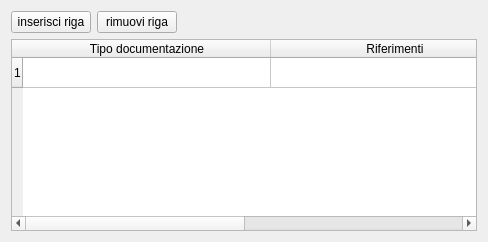
       <widget class="QWidget" name="tab_7">
        <attribute name="title">
         <string>Documentazione</string>
        </attribute>
        <layout class="QGridLayout" name="gridLayout_11">
         <item row="0" column="0">
          <layout class="QHBoxLayout" name="horizontalLayout_6">
           <property name="rightMargin">
            <number>5</number>
           </property>
           <item>
            <widget class="QPushButton" name="pushButton_insert_row_documentazione">
             <property name="font">
              <font>
               <pointsize>9</pointsize>
              </font>
             </property>
             <property name="text">
              <string>inserisci riga</string>
             </property>
            </widget>
           </item>
           <item>
            <widget class="QPushButton" name="pushButton_remove_row_documentazione">
             <property name="font">
              <font>
               <pointsize>9</pointsize>
              </font>
             </property>
             <property name="text">
              <string>rimuovi riga</string>
             </property>
            </widget>
           </item>
          </layout>
         </item>
         <item row="0" column="1">
          <spacer name="horizontalSpacer_7">
           <property name="orientation">
            <enum>Qt::Horizontal</enum>
           </property>
           <property name="sizeHint" stdset="0">
            <size>
             <width>289</width>
             <height>20</height>
            </size>
           </property>
          </spacer>
         </item>
         <item row="1" column="0" colspan="2">
          <widget class="QTableWidget" name="tableWidget_documentazione">
           <property name="frameShape">
            <enum>QFrame::StyledPanel</enum>
           </property>
           <property name="frameShadow">
            <enum>QFrame::Raised</enum>
           </property>
           <property name="verticalScrollBarPolicy">
            <enum>Qt::ScrollBarAsNeeded</enum>
           </property>
           <property name="horizontalScrollBarPolicy">
            <enum>Qt::ScrollBarAsNeeded</enum>
           </property>
           <property name="editTriggers">
            <set>QAbstractItemView::AnyKeyPressed|QAbstractItemView::DoubleClicked|QAbstractItemView::EditKeyPressed</set>
           </property>
           <property name="selectionMode">
            <enum>QAbstractItemView::SingleSelection</enum>
           </property>
           <property name="selectionBehavior">
            <enum>QAbstractItemView::SelectRows</enum>
           </property>
           <property name="rowCount">
            <number>1</number>
           </property>
           <property name="columnCount">
            <number>2</number>
           </property>
           <attribute name="horizontalHeaderDefaultSectionSize">
            <number>248</number>
           </attribute>
           <row/>
           <column>
            <property name="text">
             <string>Tipo documentazione</string>
            </property>
           </column>
           <column>
            <property name="text">
             <string>Riferimenti</string>
            </property>
           </column>
          </widget>
         </item>
        </layout>
       </widget>
